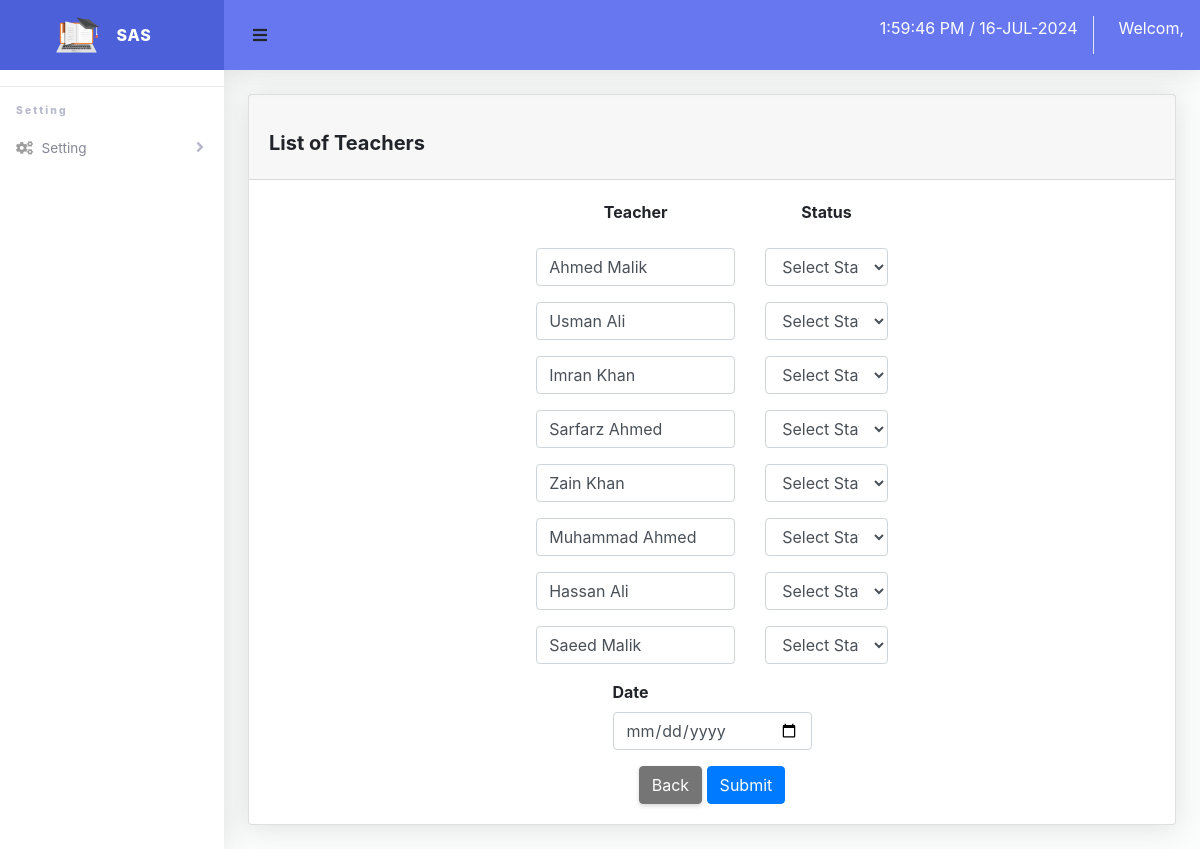
The app's page /admin/attendance/create.php with its own data.
### tables this page shows
CREATE TABLE `teacher` (
  `id` int(10) NOT NULL,
  `fullname` varchar(255) NOT NULL,
  `username` varchar(255) NOT NULL,
  `password` varchar(255) NOT NULL,
  `address` varchar(255) NOT NULL,
  `phone_no` varchar(100) NOT NULL
);

### include/function.php (called while the page is built, shortened)
<?php
require_once 'config.php';
function select($table, $columns = '*', $where = NULL, $order_by = NULL, $limit = NULL, $offset = NULL)
{
	global $conn;
	$sql = "SELECT  $columns FROM  " . $table;
	$result = mysqli_query($conn, $sql);
	if ($result) {
		$data = mysqli_fetch_all($result, MYSQLI_ASSOC);
		return $data;
	} else {
		$msg = array(
			'status' => false,
			'msg' => 'Connection failed: ' . mysqli_error($conn),
		);
	}
	return $msg;
}

### include/config.php (called while the page is built, shortened)
<?php
$ROOT = 'http://localhost:90/SAS/';
?>

### admin/attendance/create.php (the view, shortened to what this page needs)
<?php
require_once '../../include/header.php';
require_once '../../include/function.php';
$data = select('teacher', '*');
?>
<div class="container-fluid">
    <div class="card input-group-sm mb-4">
        <div class="card-header d-flex flex-row align-items-center justify-content-between">
            <h5 class="card-title text-center mt-4 font-weight-bold">List of Teachers</h5>
        </div>
        <div class="card-body">
            <form action="process.php" method="post" class="submitData" autocomplete="off">
                <div class="row text-center justify-content-center">
                        <div class="form-group col-3">
                            <label class="font-weight-bold" for="teacher_id">Teacher</label>
                        </div>
                        <div class="form-group col-2">
                            <label class="font-weight-bold" for="name">Status</label>
                        </div>
                    </div>
                <?php foreach ($data as $key => $value) { ?>
                    <div class="row justify-content-center">
                        <div class="form-group col-3 d-flex align-items-center">
                            <input type="text" class="form-control bg-white" value="<?= $value['fullname'] ?>" readonly>
                        </div>
                        <div class="form-group col-2">
                            <select class="form-control" name="attendance_status[]" id="attendance_status">
                                <option value="">Select Status</option>
                            </select>
                        </div>
                    </div>
                <?php } ?>
                <div class="row justify-content-center">
                    <div class="form-group col-3 ">
                        <label class="font-weight-bold" for="attendance_date">Date</label>
                        <input type="date" class="form-control"  name="attendance_date" id="attendance_date">
                    </div>
                </div>
                <div class="text-center">
                    <a href="<?= $ROOT ?>/admin/attendance/teacher-attendance.php" class="btn btn-secondary">Back</a>
                    <button type="submit" class="btn btn-primary">Submit</button>
                </div>
            </form>
        </div>
    </div>
</div>
<?php
require_once '../../include/footer.php';
?>

### assets/css/dashboard.css (style rules this page uses)
html { position: relative; min-height: 100%; font-family: Nunito }
body { height: 100% }
.container, .container-fluid, .container-login { padding-left: 1.5rem; padding-right: 1.5rem }
.card { -webkit-box-shadow: 0 .15rem 1.75rem 0 rgba(58, 59, 69, .15) !important; box-shadow: 0 .15rem 1.75rem 0 rgba(58, 59, 69, .15) !important }

### records on screen
teacher: fullname "Ahmed Malik"
teacher: fullname "Usman Ali"
teacher: fullname "Imran Khan"
teacher: fullname "Sarfarz Ahmed"
teacher: fullname "Zain Khan"
teacher: fullname "Muhammad Ahmed"
teacher: fullname "Hassan Ali"
teacher: fullname "Saeed Malik"
